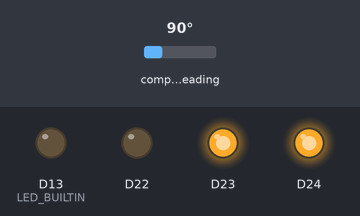
The sketch below on a simulated Arduino Nano 33 BLE. Shown: output pins drawn as LEDs (lit = HIGH). Inputs (shaded band) come from the test bench; at power-on: compass heading 90°. Nothing arrives over Bluetooth unless stated; a phone connects over Bluetooth LE 3 s after start; what the sketch prints to the serial monitor is not drawn.

Above: at 0.1 s.
Timing chart, 0 to 1.6 s (numbered marks = the images above):
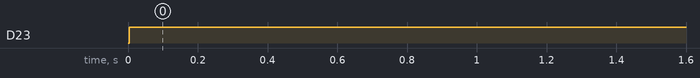

Measured:
- by itself, D23: LOW → HIGH at 0.00 s

The sketch:

Arduino.ino
```cpp
#include <ArduinoBLE.h>
#include <Arduino_LSM9DS1.h>

#define LEDR (22u)
#define LEDG (23u)
#define LEDB (24u)

#define DEBUG true // Comment this out to compile code for production

// Replacement class for Serial
#if !DEBUG
class NullSerialClass
{
  public:
  void begin(int speed) {}
  void println(int xMag, int type=DEC) {}
  void println(const char *p=NULL) {}
  void println(const String p) {}
  void print(int xMag, int type=DEC) {}
  void print(const char *p) {}
  void print(const String p) {}
  int available() {return 0;}
  int read() {return -1;}
  void flush() {}
} NullSerial;
#define Serial NullSerial
#endif

// Device info
const char* nameOfPeripheral = "Arduino Nano 33 BLE Sense";
const char* uuidOfService = "00001101-0000-1000-8000-00805f9b34fb";
const char* uuidOfReadChar = "00001142-0000-1000-8000-00805f9b34fb";
const char* uuidOfWriteChar = "00001143-0000-1000-8000-00805f9b34fb";

// BLE Service
BLEService IMUService(uuidOfService);

// Setup the incoming data characteristic.
const int WRITE_BUFFER_SIZE = 256;
bool WRITE_BUFFER_FIXED_LENGTH = false;

// Read / Write Characteristics
BLECharacteristic readChar(uuidOfReadChar, BLEWriteWithoutResponse | BLEWrite, WRITE_BUFFER_SIZE, WRITE_BUFFER_FIXED_LENGTH);
BLECharacteristic writeChar(uuidOfWriteChar, BLERead | BLENotify | BLEBroadcast, "123456789123456789123456789123456789123456789123456789123456789123456789");

bool isOpen = false;

void setup() {
  Serial.begin(9600);
  while (!Serial);
  Serial.println("Started");

  // Initialize LED pins
  initLED();

  // Initialize IMU
  initIMU();

  // Initialize BLE
  initBLE();
}

void loop() {
  BLEDevice central = BLE.central();

  if (IMU.magneticFieldAvailable()) {
    float xMag, yMag, zMag;

    IMU.readMagneticField(xMag, yMag, zMag);

    if (zMag < 350 && !isOpen) {
      showRedLight();
      Serial.println("Door open");
      writeChar.writeValue("notifications: Door has been opened");
      isOpen = true;
    } else if (zMag >= 350 && isOpen) {
      turnOffLED();
      Serial.println("Door closed");
      writeChar.writeValue("notifications: Door has been closed");
      isOpen = false;
    }
  }
}

void initIMU() {
  if (!IMU.begin()) {
    Serial.println("Failed to initialize IMU!");
    while (1);
  }
}

void initLED() {
  pinMode(LED_BUILTIN, OUTPUT);
  pinMode(LEDR, OUTPUT);
  pinMode(LEDG, OUTPUT);
  pinMode(LEDB, OUTPUT);

  turnOffLED();
}

void initBLE() {
  if (!BLE.begin()) {
    Serial.println("Failed to initialize BLE!");
    while (1);
  }

  // Create BLE service and characteristics.
  BLE.setLocalName(nameOfPeripheral);
  BLE.setAdvertisedService(IMUService);
  IMUService.addCharacteristic(readChar);
  IMUService.addCharacteristic(writeChar);
  BLE.addService(IMUService);

  // Bluetooth LE connection handlers.
  BLE.setEventHandler(BLEConnected, onBLEConnected);
  BLE.setEventHandler(BLEDisconnected, onBLEDisconnected);

  // Event driven reads.
  readChar.setEventHandler(BLEWritten, onGetData);

  // Let's tell devices about us.
  BLE.advertise();

  // Print out full UUID and MAC address.
  Serial.println("Peripheral advertising info: ");
  Serial.print("Name: ");
  Serial.println(nameOfPeripheral);
  Serial.print("MAC: ");
  Serial.println(BLE.address());
  Serial.print("Service UUID: ");
  Serial.println(IMUService.uuid());
  Serial.print("readCharacteristic UUID: ");
  Serial.println(uuidOfReadChar);
  Serial.print("writeCharacteristic UUID: ");
  Serial.println(uuidOfWriteChar);


  Serial.println("Bluetooth device active, waiting for connections...");

  showYellowLight();
}


/*
  BLE
*/

void onGetData(BLEDevice central, BLECharacteristic characteristic) {
  byte bytes[256];
  int bytesLength = readChar.readValue(bytes, 256);

  String command = "";
  for (int i = 0; i < bytesLength; i++) {
    command += (char)bytes[i];
  }

  Serial.print("Received Command: ");
  Serial.println(command);

  if(command == "verify_connection") {
    writeChar.writeValue("y");
  }
}

void onBLEConnected(BLEDevice central) {
  Serial.print("Connected event, central: ");
  Serial.println(central.address());
  showGreenLight();
}

void onBLEDisconnected(BLEDevice central) {
  Serial.print("Disconnected event, central: ");
  Serial.println(central.address());
  showYellowLight();
}


/*
  LED
*/
void showGreenLight() {
  digitalWrite(LEDR, HIGH);
  digitalWrite(LEDG, LOW);
  digitalWrite(LEDB, HIGH);
}

void showYellowLight() {
  digitalWrite(LEDR, LOW);
  digitalWrite(LEDG, LOW);
  digitalWrite(LEDB, HIGH);
}

void showRedLight() {
  digitalWrite(LEDR, LOW);
  digitalWrite(LEDG, HIGH);
  digitalWrite(LEDB, HIGH);
}

void blinkLight(String color) {
  if (color == "green") {
    showGreenLight();
  } else if (color == "red") {
    showRedLight();
  }

  delay(1000);

  turnOffLED();
}

void turnOffLED() {
  digitalWrite(LEDR, HIGH);
  digitalWrite(LEDG, HIGH);
  digitalWrite(LEDB, HIGH);
}
```
